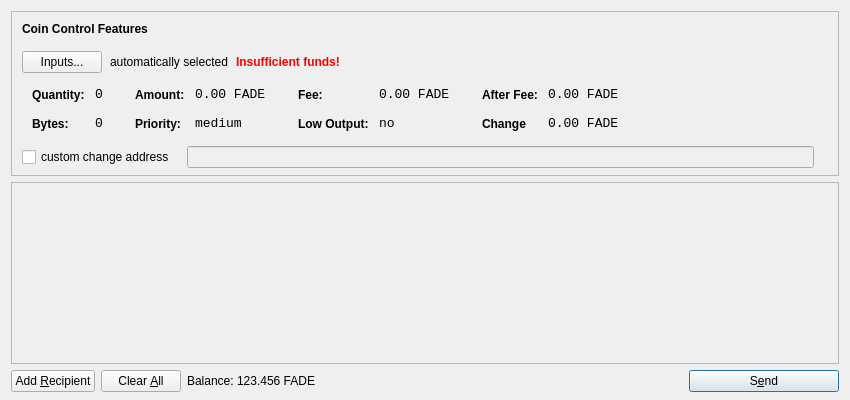
<?xml version="1.0" encoding="UTF-8"?>
<ui version="4.0">
 <class>SendCoinsDialog</class>
 <widget class="QDialog" name="SendCoinsDialog">
  <property name="geometry">
   <rect>
    <x>0</x>
    <y>0</y>
    <width>850</width>
    <height>400</height>
   </rect>
  </property>
  <property name="windowTitle">
   <string>Send Coins</string>
  </property>
  <layout class="QVBoxLayout" name="verticalLayout" stretch="0,1,0">
   <property name="bottomMargin">
    <number>8</number>
   </property>
   <item>
    <widget class="QFrame" name="frameCoinControl">
     <property name="sizePolicy">
      <sizepolicy hsizetype="Expanding" vsizetype="Expanding">
       <horstretch>0</horstretch>
       <verstretch>0</verstretch>
      </sizepolicy>
     </property>
     <property name="maximumSize">
      <size>
       <width>16777215</width>
       <height>16777215</height>
      </size>
     </property>
     <property name="frameShape">
      <enum>QFrame::StyledPanel</enum>
     </property>
     <property name="frameShadow">
      <enum>QFrame::Sunken</enum>
     </property>
     <layout class="QVBoxLayout" name="verticalLayoutCoinControl2">
      <property name="spacing">
       <number>-1</number>
      </property>
      <property name="leftMargin">
       <number>0</number>
      </property>
      <property name="topMargin">
       <number>0</number>
      </property>
      <property name="rightMargin">
       <number>0</number>
      </property>
      <property name="bottomMargin">
       <number>6</number>
      </property>
      <item>
       <layout class="QVBoxLayout" name="verticalLayoutCoinControl" stretch="0,0,0,0,1">
        <property name="spacing">
         <number>0</number>
        </property>
        <property name="leftMargin">
         <number>10</number>
        </property>
        <property name="topMargin">
         <number>10</number>
        </property>
        <item>
         <layout class="QHBoxLayout" name="horizontalLayoutCoinControl1">
          <property name="bottomMargin">
           <number>15</number>
          </property>
          <item>
           <widget class="QLabel" name="labelCoinControlFeatures">
            <property name="sizePolicy">
             <sizepolicy hsizetype="Preferred" vsizetype="Maximum">
              <horstretch>0</horstretch>
              <verstretch>0</verstretch>
             </sizepolicy>
            </property>
            <property name="font">
             <font>
              <weight>75</weight>
              <bold>true</bold>
             </font>
            </property>
            <property name="styleSheet">
             <string notr="true">font-weight:bold;</string>
            </property>
            <property name="text">
             <string>Coin Control Features</string>
            </property>
           </widget>
          </item>
         </layout>
        </item>
        <item>
         <layout class="QHBoxLayout" name="horizontalLayoutCoinControl2" stretch="0,0,0,0">
          <property name="spacing">
           <number>8</number>
          </property>
          <property name="bottomMargin">
           <number>10</number>
          </property>
          <item>
           <widget class="QPushButton" name="pushButtonCoinControl">
            <property name="styleSheet">
             <string notr="true"/>
            </property>
            <property name="text">
             <string>Inputs...</string>
            </property>
           </widget>
          </item>
          <item>
           <widget class="QLabel" name="labelCoinControlAutomaticallySelected">
            <property name="text">
             <string>automatically selected</string>
            </property>
            <property name="margin">
             <number>5</number>
            </property>
           </widget>
          </item>
          <item>
           <widget class="QLabel" name="labelCoinControlInsuffFunds">
            <property name="font">
             <font>
              <weight>75</weight>
              <bold>true</bold>
             </font>
            </property>
            <property name="styleSheet">
             <string notr="true">color:red;font-weight:bold;</string>
            </property>
            <property name="text">
             <string>Insufficient funds!</string>
            </property>
            <property name="margin">
             <number>5</number>
            </property>
           </widget>
          </item>
          <item>
           <spacer name="horizontalSpacerCoinControl">
            <property name="orientation">
             <enum>Qt::Horizontal</enum>
            </property>
            <property name="sizeHint" stdset="0">
             <size>
              <width>40</width>
              <height>1</height>
             </size>
            </property>
           </spacer>
          </item>
         </layout>
        </item>
        <item>
         <widget class="QWidget" name="widgetCoinControl" native="true">
          <property name="sizePolicy">
           <sizepolicy hsizetype="Preferred" vsizetype="Preferred">
            <horstretch>0</horstretch>
            <verstretch>0</verstretch>
           </sizepolicy>
          </property>
          <property name="minimumSize">
           <size>
            <width>0</width>
            <height>0</height>
           </size>
          </property>
          <property name="styleSheet">
           <string notr="true"/>
          </property>
          <layout class="QHBoxLayout" name="horizontalLayoutCoinControl5">
           <property name="margin">
            <number>0</number>
           </property>
           <item>
            <layout class="QHBoxLayout" name="horizontalLayoutCoinControl3" stretch="0,0,0,1">
             <property name="spacing">
              <number>20</number>
             </property>
             <property name="topMargin">
              <number>0</number>
             </property>
             <property name="bottomMargin">
              <number>10</number>
             </property>
             <item>
              <layout class="QFormLayout" name="formLayoutCoinControl1">
               <property name="horizontalSpacing">
                <number>10</number>
               </property>
               <property name="verticalSpacing">
                <number>14</number>
               </property>
               <property name="leftMargin">
                <number>10</number>
               </property>
               <property name="topMargin">
                <number>4</number>
               </property>
               <property name="rightMargin">
                <number>6</number>
               </property>
               <item row="0" column="0">
                <widget class="QLabel" name="labelCoinControlQuantityText">
                 <property name="styleSheet">
                  <string notr="true">font-weight:bold;</string>
                 </property>
                 <property name="text">
                  <string>Quantity:</string>
                 </property>
                 <property name="margin">
                  <number>0</number>
                 </property>
                </widget>
               </item>
               <item row="0" column="1">
                <widget class="QLabel" name="labelCoinControlQuantity">
                 <property name="font">
                  <font>
                   <family>Monospace</family>
                   <pointsize>10</pointsize>
                  </font>
                 </property>
                 <property name="cursor">
                  <cursorShape>IBeamCursor</cursorShape>
                 </property>
                 <property name="contextMenuPolicy">
                  <enum>Qt::ActionsContextMenu</enum>
                 </property>
                 <property name="text">
                  <string>0</string>
                 </property>
                 <property name="margin">
                  <number>0</number>
                 </property>
                 <property name="textInteractionFlags">
                  <set>Qt::LinksAccessibleByMouse|Qt::TextSelectableByKeyboard|Qt::TextSelectableByMouse</set>
                 </property>
                </widget>
               </item>
               <item row="1" column="0">
                <widget class="QLabel" name="labelCoinControlBytesText">
                 <property name="styleSheet">
                  <string notr="true">font-weight:bold;</string>
                 </property>
                 <property name="text">
                  <string>Bytes:</string>
                 </property>
                </widget>
               </item>
               <item row="1" column="1">
                <widget class="QLabel" name="labelCoinControlBytes">
                 <property name="font">
                  <font>
                   <family>Monospace</family>
                   <pointsize>10</pointsize>
                  </font>
                 </property>
                 <property name="cursor">
                  <cursorShape>IBeamCursor</cursorShape>
                 </property>
                 <property name="contextMenuPolicy">
                  <enum>Qt::ActionsContextMenu</enum>
                 </property>
                 <property name="text">
                  <string>0</string>
                 </property>
                 <property name="textInteractionFlags">
                  <set>Qt::LinksAccessibleByMouse|Qt::TextSelectableByKeyboard|Qt::TextSelectableByMouse</set>
                 </property>
                </widget>
               </item>
              </layout>
             </item>
             <item>
              <layout class="QFormLayout" name="formLayoutCoinControl2">
               <property name="horizontalSpacing">
                <number>10</number>
               </property>
               <property name="verticalSpacing">
                <number>14</number>
               </property>
               <property name="leftMargin">
                <number>6</number>
               </property>
               <property name="topMargin">
                <number>4</number>
               </property>
               <property name="rightMargin">
                <number>6</number>
               </property>
               <item row="0" column="0">
                <widget class="QLabel" name="labelCoinControlAmountText">
                 <property name="styleSheet">
                  <string notr="true">font-weight:bold;</string>
                 </property>
                 <property name="text">
                  <string>Amount:</string>
                 </property>
                 <property name="margin">
                  <number>0</number>
                 </property>
                </widget>
               </item>
               <item row="0" column="1">
                <widget class="QLabel" name="labelCoinControlAmount">
                 <property name="font">
                  <font>
                   <family>Monospace</family>
                   <pointsize>10</pointsize>
                  </font>
                 </property>
                 <property name="cursor">
                  <cursorShape>IBeamCursor</cursorShape>
                 </property>
                 <property name="contextMenuPolicy">
                  <enum>Qt::ActionsContextMenu</enum>
                 </property>
                 <property name="text">
                  <string>0.00 FADE</string>
                 </property>
                 <property name="textInteractionFlags">
                  <set>Qt::LinksAccessibleByMouse|Qt::TextSelectableByKeyboard|Qt::TextSelectableByMouse</set>
                 </property>
                </widget>
               </item>
               <item row="1" column="0">
                <widget class="QLabel" name="labelCoinControlPriorityText">
                 <property name="styleSheet">
                  <string notr="true">font-weight:bold;</string>
                 </property>
                 <property name="text">
                  <string>Priority:</string>
                 </property>
                </widget>
               </item>
               <item row="1" column="1">
                <widget class="QLabel" name="labelCoinControlPriority">
                 <property name="font">
                  <font>
                   <family>Monospace</family>
                   <pointsize>10</pointsize>
                  </font>
                 </property>
                 <property name="cursor">
                  <cursorShape>IBeamCursor</cursorShape>
                 </property>
                 <property name="contextMenuPolicy">
                  <enum>Qt::ActionsContextMenu</enum>
                 </property>
                 <property name="text">
                  <string>medium</string>
                 </property>
                 <property name="textInteractionFlags">
                  <set>Qt::LinksAccessibleByMouse|Qt::TextSelectableByKeyboard|Qt::TextSelectableByMouse</set>
                 </property>
                </widget>
               </item>
              </layout>
             </item>
             <item>
              <layout class="QFormLayout" name="formLayoutCoinControl3">
               <property name="horizontalSpacing">
                <number>10</number>
               </property>
               <property name="verticalSpacing">
                <number>14</number>
               </property>
               <property name="leftMargin">
                <number>6</number>
               </property>
               <property name="topMargin">
                <number>4</number>
               </property>
               <property name="rightMargin">
                <number>6</number>
               </property>
               <item row="0" column="0">
                <widget class="QLabel" name="labelCoinControlFeeText">
                 <property name="styleSheet">
                  <string notr="true">font-weight:bold;</string>
                 </property>
                 <property name="text">
                  <string>Fee:</string>
                 </property>
                 <property name="margin">
                  <number>0</number>
                 </property>
                </widget>
               </item>
               <item row="0" column="1">
                <widget class="QLabel" name="labelCoinControlFee">
                 <property name="font">
                  <font>
                   <family>Monospace</family>
                   <pointsize>10</pointsize>
                  </font>
                 </property>
                 <property name="cursor">
                  <cursorShape>IBeamCursor</cursorShape>
                 </property>
                 <property name="contextMenuPolicy">
                  <enum>Qt::ActionsContextMenu</enum>
                 </property>
                 <property name="text">
                  <string>0.00 FADE</string>
                 </property>
                 <property name="textInteractionFlags">
                  <set>Qt::LinksAccessibleByMouse|Qt::TextSelectableByKeyboard|Qt::TextSelectableByMouse</set>
                 </property>
                </widget>
               </item>
               <item row="1" column="0">
                <widget class="QLabel" name="labelCoinControlLowOutputText">
                 <property name="styleSheet">
                  <string notr="true">font-weight:bold;</string>
                 </property>
                 <property name="text">
                  <string>Low Output:</string>
                 </property>
                </widget>
               </item>
               <item row="1" column="1">
                <widget class="QLabel" name="labelCoinControlLowOutput">
                 <property name="font">
                  <font>
                   <family>Monospace</family>
                   <pointsize>10</pointsize>
                  </font>
                 </property>
                 <property name="cursor">
                  <cursorShape>IBeamCursor</cursorShape>
                 </property>
                 <property name="contextMenuPolicy">
                  <enum>Qt::ActionsContextMenu</enum>
                 </property>
                 <property name="text">
                  <string>no</string>
                 </property>
                 <property name="textInteractionFlags">
                  <set>Qt::LinksAccessibleByMouse|Qt::TextSelectableByKeyboard|Qt::TextSelectableByMouse</set>
                 </property>
                </widget>
               </item>
              </layout>
             </item>
             <item>
              <layout class="QFormLayout" name="formLayoutCoinControl4">
               <property name="horizontalSpacing">
                <number>10</number>
               </property>
               <property name="verticalSpacing">
                <number>14</number>
               </property>
               <property name="leftMargin">
                <number>6</number>
               </property>
               <property name="topMargin">
                <number>4</number>
               </property>
               <property name="rightMargin">
                <number>6</number>
               </property>
               <item row="0" column="0">
                <widget class="QLabel" name="labelCoinControlAfterFeeText">
                 <property name="styleSheet">
                  <string notr="true">font-weight:bold;</string>
                 </property>
                 <property name="text">
                  <string>After Fee:</string>
                 </property>
                 <property name="margin">
                  <number>0</number>
                 </property>
                </widget>
               </item>
               <item row="0" column="1">
                <widget class="QLabel" name="labelCoinControlAfterFee">
                 <property name="font">
                  <font>
                   <family>Monospace</family>
                   <pointsize>10</pointsize>
                  </font>
                 </property>
                 <property name="cursor">
                  <cursorShape>IBeamCursor</cursorShape>
                 </property>
                 <property name="contextMenuPolicy">
                  <enum>Qt::ActionsContextMenu</enum>
                 </property>
                 <property name="text">
                  <string>0.00 FADE</string>
                 </property>
                 <property name="textInteractionFlags">
                  <set>Qt::LinksAccessibleByMouse|Qt::TextSelectableByKeyboard|Qt::TextSelectableByMouse</set>
                 </property>
                </widget>
               </item>
               <item row="1" column="0">
                <widget class="QLabel" name="labelCoinControlChangeText">
                 <property name="styleSheet">
                  <string notr="true">font-weight:bold;</string>
                 </property>
                 <property name="text">
                  <string>Change</string>
                 </property>
                </widget>
               </item>
               <item row="1" column="1">
                <widget class="QLabel" name="labelCoinControlChange">
                 <property name="font">
                  <font>
                   <family>Monospace</family>
                   <pointsize>10</pointsize>
                  </font>
                 </property>
                 <property name="cursor">
                  <cursorShape>IBeamCursor</cursorShape>
                 </property>
                 <property name="contextMenuPolicy">
                  <enum>Qt::ActionsContextMenu</enum>
                 </property>
                 <property name="text">
                  <string>0.00 FADE</string>
                 </property>
                 <property name="textInteractionFlags">
                  <set>Qt::LinksAccessibleByMouse|Qt::TextSelectableByKeyboard|Qt::TextSelectableByMouse</set>
                 </property>
                </widget>
               </item>
              </layout>
             </item>
            </layout>
           </item>
          </layout>
         </widget>
        </item>
        <item>
         <layout class="QHBoxLayout" name="horizontalLayoutCoinControl4" stretch="0,0,0">
          <property name="spacing">
           <number>12</number>
          </property>
          <property name="sizeConstraint">
           <enum>QLayout::SetDefaultConstraint</enum>
          </property>
          <property name="topMargin">
           <number>5</number>
          </property>
          <property name="rightMargin">
           <number>5</number>
          </property>
          <item>
           <widget class="QCheckBox" name="checkBoxCoinControlChange">
            <property name="text">
             <string>custom change address</string>
            </property>
           </widget>
          </item>
          <item>
           <widget class="QLineEdit" name="lineEditCoinControlChange">
            <property name="enabled">
             <bool>false</bool>
            </property>
            <property name="sizePolicy">
             <sizepolicy hsizetype="Expanding" vsizetype="Fixed">
              <horstretch>0</horstretch>
              <verstretch>0</verstretch>
             </sizepolicy>
            </property>
           </widget>
          </item>
          <item>
           <widget class="QLabel" name="labelCoinControlChangeLabel">
            <property name="sizePolicy">
             <sizepolicy hsizetype="Preferred" vsizetype="Expanding">
              <horstretch>0</horstretch>
              <verstretch>0</verstretch>
             </sizepolicy>
            </property>
            <property name="minimumSize">
             <size>
              <width>0</width>
              <height>0</height>
             </size>
            </property>
            <property name="text">
             <string/>
            </property>
            <property name="margin">
             <number>3</number>
            </property>
           </widget>
          </item>
         </layout>
        </item>
        <item>
         <spacer name="verticalSpacerCoinControl">
          <property name="orientation">
           <enum>Qt::Vertical</enum>
          </property>
          <property name="sizeHint" stdset="0">
           <size>
            <width>800</width>
            <height>1</height>
           </size>
          </property>
         </spacer>
        </item>
       </layout>
      </item>
     </layout>
    </widget>
   </item>
   <item>
    <widget class="QScrollArea" name="scrollArea">
     <property name="widgetResizable">
      <bool>true</bool>
     </property>
     <widget class="QWidget" name="scrollAreaWidgetContents">
      <property name="geometry">
       <rect>
        <x>0</x>
        <y>0</y>
        <width>830</width>
        <height>165</height>
       </rect>
      </property>
      <layout class="QVBoxLayout" name="verticalLayout_2">
       <property name="margin">
        <number>0</number>
       </property>
       <item>
        <layout class="QVBoxLayout" name="entries">
         <property name="spacing">
          <number>6</number>
         </property>
        </layout>
       </item>
       <item>
        <spacer name="verticalSpacer">
         <property name="orientation">
          <enum>Qt::Vertical</enum>
         </property>
         <property name="sizeHint" stdset="0">
          <size>
           <width>20</width>
           <height>40</height>
          </size>
         </property>
        </spacer>
       </item>
      </layout>
     </widget>
    </widget>
   </item>
   <item>
    <layout class="QHBoxLayout" name="horizontalLayout">
     <item>
      <widget class="QPushButton" name="addButton">
       <property name="toolTip">
        <string>Send to multiple recipients at once</string>
       </property>
       <property name="text">
        <string>Add &amp;Recipient</string>
       </property>
       <property name="autoDefault">
        <bool>false</bool>
       </property>
      </widget>
     </item>
     <item>
      <widget class="QPushButton" name="clearButton">
       <property name="sizePolicy">
        <sizepolicy hsizetype="Minimum" vsizetype="Fixed">
         <horstretch>0</horstretch>
         <verstretch>0</verstretch>
        </sizepolicy>
       </property>
       <property name="toolTip">
        <string>Remove all transaction fields</string>
       </property>
       <property name="text">
        <string>Clear &amp;All</string>
       </property>
       <property name="autoRepeatDelay">
        <number>300</number>
       </property>
       <property name="autoDefault">
        <bool>false</bool>
       </property>
      </widget>
     </item>
     <item>
      <layout class="QHBoxLayout" name="horizontalLayout_2">
       <property name="spacing">
        <number>3</number>
       </property>
       <item>
        <widget class="QLabel" name="label">
         <property name="sizePolicy">
          <sizepolicy hsizetype="Preferred" vsizetype="Fixed">
           <horstretch>0</horstretch>
           <verstretch>0</verstretch>
          </sizepolicy>
         </property>
         <property name="text">
          <string>Balance:</string>
         </property>
        </widget>
       </item>
       <item>
        <widget class="QLabel" name="labelBalance">
         <property name="sizePolicy">
          <sizepolicy hsizetype="Preferred" vsizetype="Fixed">
           <horstretch>0</horstretch>
           <verstretch>0</verstretch>
          </sizepolicy>
         </property>
         <property name="cursor">
          <cursorShape>IBeamCursor</cursorShape>
         </property>
         <property name="text">
          <string>123.456 FADE</string>
         </property>
         <property name="textInteractionFlags">
          <set>Qt::LinksAccessibleByMouse|Qt::TextSelectableByKeyboard|Qt::TextSelectableByMouse</set>
         </property>
        </widget>
       </item>
      </layout>
     </item>
     <item>
      <spacer name="horizontalSpacer">
       <property name="orientation">
        <enum>Qt::Horizontal</enum>
       </property>
       <property name="sizeHint" stdset="0">
        <size>
         <width>40</width>
         <height>20</height>
        </size>
       </property>
      </spacer>
     </item>
     <item>
      <widget class="QPushButton" name="sendButton">
       <property name="minimumSize">
        <size>
         <width>150</width>
         <height>0</height>
        </size>
       </property>
       <property name="toolTip">
        <string>Confirm the send action</string>
       </property>
       <property name="text">
        <string>S&amp;end</string>
       </property>
       <property name="icon">
        <iconset resource="../bitcoin.qrc">
         <normaloff>:/icons/send</normaloff>:/icons/send</iconset>
       </property>
       <property name="default">
        <bool>true</bool>
       </property>
      </widget>
     </item>
    </layout>
   </item>
  </layout>
 </widget>
 <resources>
  <include location="../bitcoin.qrc"/>
 </resources>
 <connections/>
</ui>
